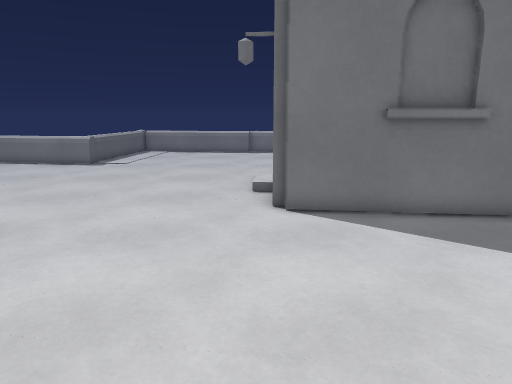
view 1 (above)

16 first-person views from a walk through a level from a Godot 3-D game. The camera is 1.4 m above the floor, tilts 12° down and sees 70° across. The floor is counted in squares, 0.5 m on a side. Each view is taken from the middle of a square. On the plan, view 1 faces up. The plan holds only what a view shows up to about 20 squares ahead; the rest is blank. The place goes on beyond the plan.

view 2
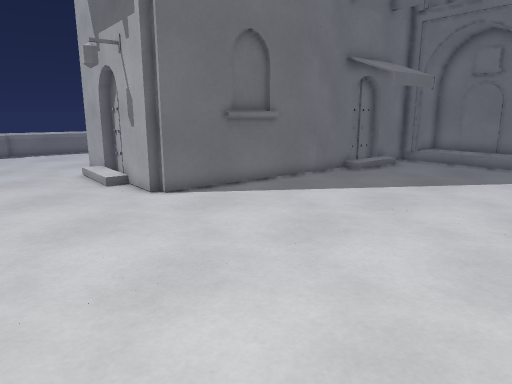

view 3
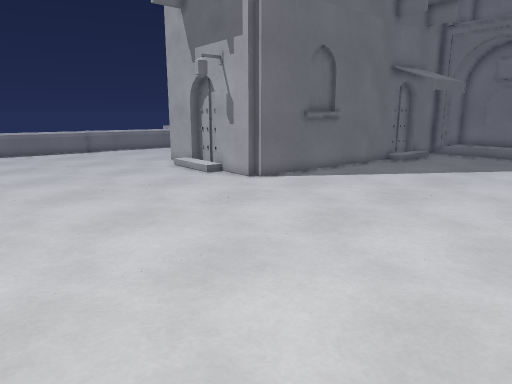

view 4
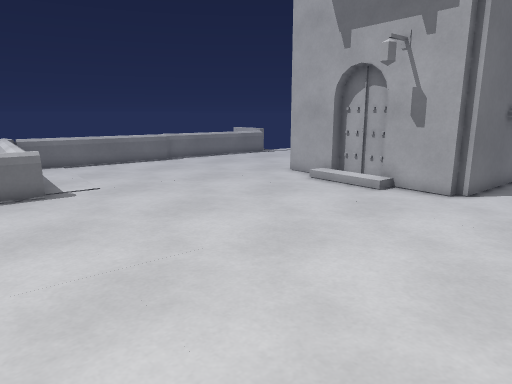

view 5
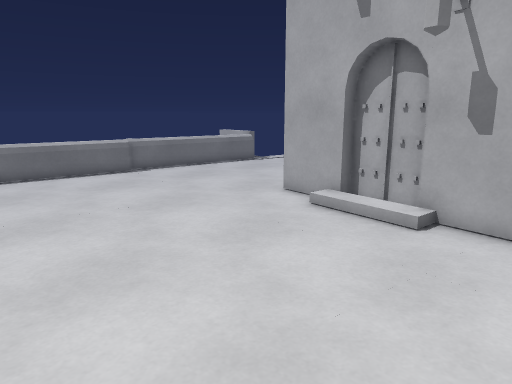

view 6
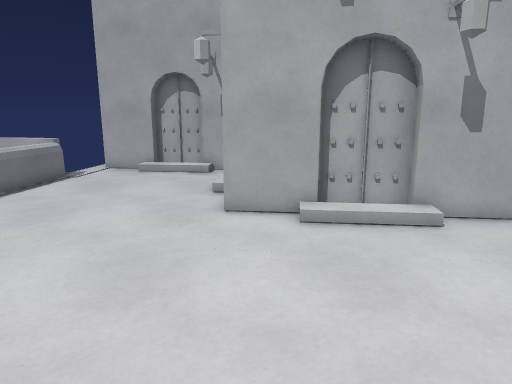

view 7
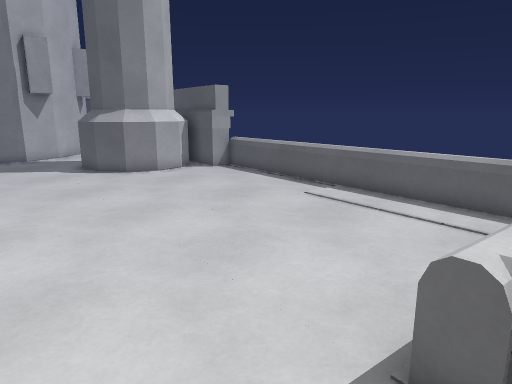

view 8
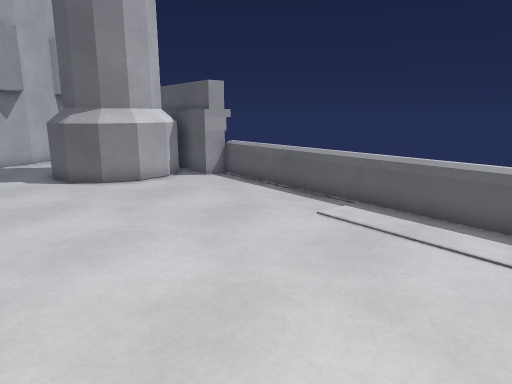

view 9
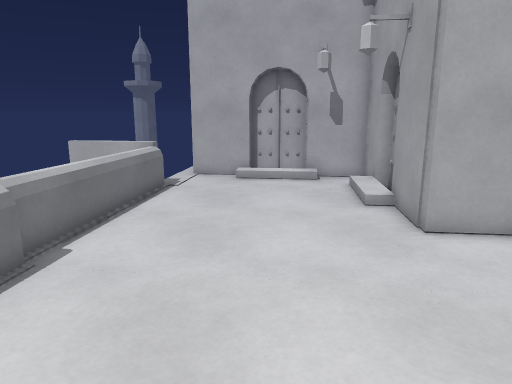

view 10
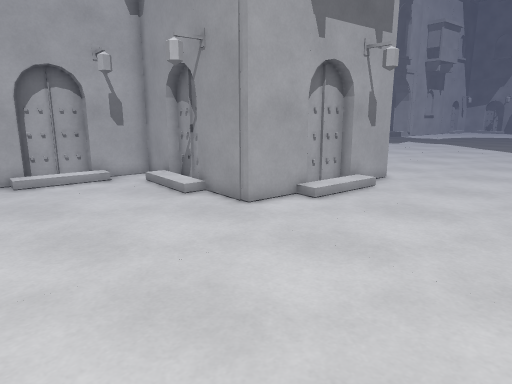

view 11
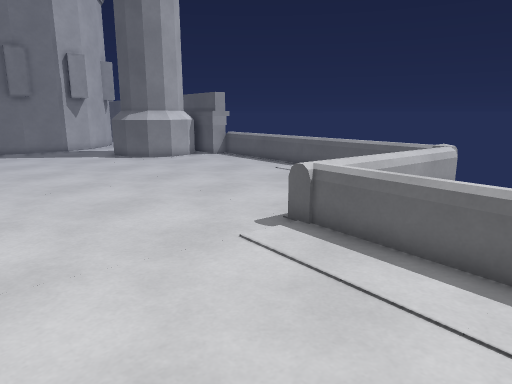

view 12
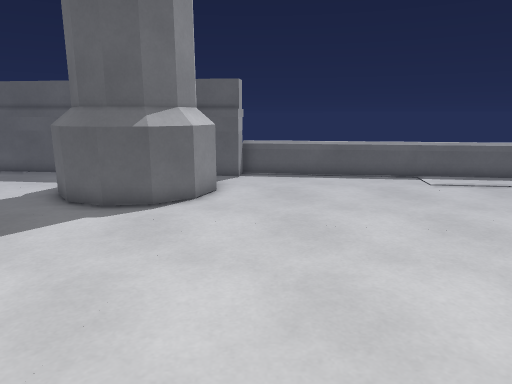

view 13
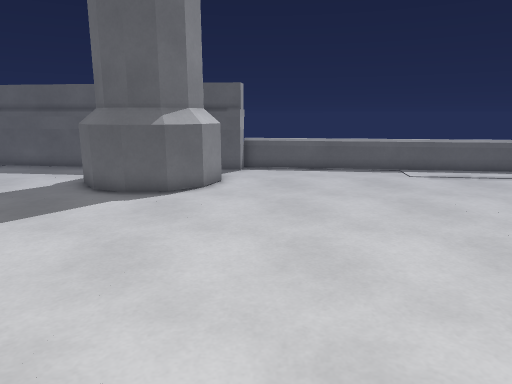

view 14
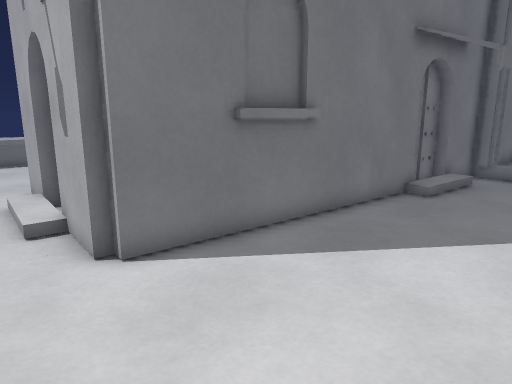

view 15
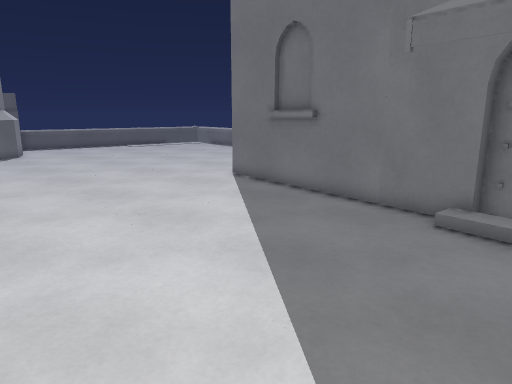

view 16
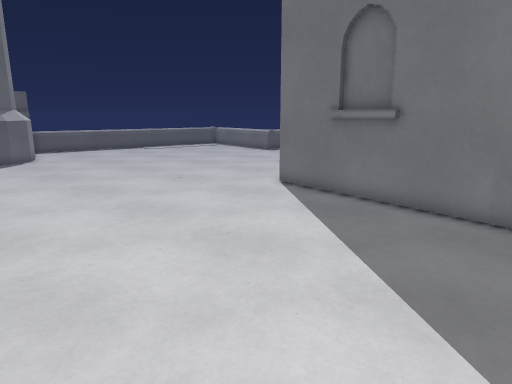

### Floor plan
Key: @ floor where view 1 was taken; # wall or solid block; x gap in a wall; . main floor; : floor 0.25 m higher than the main floor; - floor 8 m lower than the main floor; / step, stairs or slope; = window, fence, low wall or low ledge; ^ raised ledge; R rock; O other object.
Columns run from 20 left of view 1 to 14 right of it. Each row starts with its distance up from view 1.
 28            R=======#=###
 27            R.......=.======#=  OO
 26             ..................x
 25             ..................#
 24             ................./#
 23           #R................./##
 22   #=     ##R................./##
 21   R  =======................./#
 20   R...........................#
 19    ..................####::/.#.
 18   -..................#  #######
 17  ##................./#
 16  #R................./##
 15  #R................./##
 14  #=................./##
 13  =................../#
 12  =...................#
 11  =...................#^ #
 10  =....................######### ###
  9 #=............................ #//#
  8 #=...............................//
  7 #=.................................
  6 ## ................................
  5  ######............................
  4      ###...........................
  3       ##...........................
  2       ##..........................
  1      ###.........................
  0      ##.............@...........
 -1      ......   .                .  .

Positions as (right, up) in squares from view 1, and headings:
1: (0, 0), facing up
2: (-6, -1), facing up-right
3: (-11, -1), facing up-right
4: (-13, 7), facing up-right
5: (-9, 10), facing up-right
6: (-9, 18), facing right
7: (-6, 22), facing down-left
8: (-8, 20), facing down-left
9: (-7, 23), facing right
10: (-7, 27), facing down-right
11: (-2, 27), facing down-left
12: (-2, 7), facing left
13: (0, 7), facing left
14: (-2, 4), facing up-right
15: (14, -1), facing up-left
16: (11, -1), facing up-left
